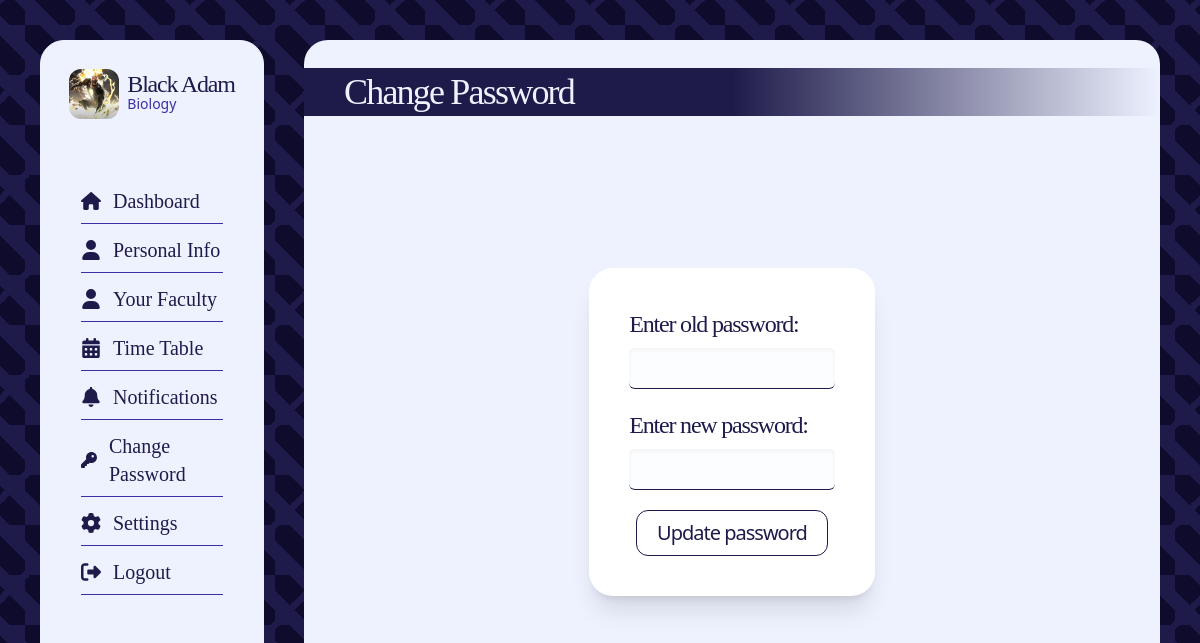
The page /dashboard/dash_change_pass (signed in) on the database its author committed.
### core/models.py (models this page shows, shortened)
class Students(models.Model):
    user = models.ForeignKey(User, on_delete=models.CASCADE)
    student_id = models.IntegerField()
    profile_img = models.ImageField(
        upload_to="profile_images", default="blank_profile_picture.jpg", null=True
    )
    address = models.CharField(max_length=100, default="")
    phone = models.IntegerField(default=0)
    course_id = models.ForeignKey(Courses, on_delete=models.CASCADE, null=True)
    father_name = models.CharField(max_length=30, default="")
    mother_name = models.CharField(max_length=30, default="")
    father_phone = models.IntegerField(default=0)
    mother_phone = models.IntegerField(default=0)
    dob = models.DateField(default=datetime.now)

class Courses(models.Model):
    course_name = models.CharField(max_length=100)
    course_id = models.IntegerField()

### core/views.py (the view, shortened to what this page needs)
@login_required(login_url="login")
def dash_change_pass(request):
    student = Students.objects.filter(user=request.user).first()
    return render(request, "dash_change_pass.html", {"user_profile": student})

### templates/dash_change_pass.html (shortened to what this page needs)
{% extends "dash_base.html" %} {% block content %}
<div
	class="bg-indigo-50 backdrop-blur-sm overflow-y-scroll pb-10 rounded-3xl w-full h-full flex flex-col text-indigo-50"
>
	<h1
		class="text-4xl font-light font-serif tracking-tighter text-indigo-50 my-7 px-10 py-1 w-full bg-gradient-to-r from-indigo-950 via-indigo-950 to-transparent"
	>
		Change Password
	</h1>
	<div class="sec-2 grow w-full grid place-items-center">
		<form
			action=""
			method="post"
			class="p-10 rounded-3xl shadow-xl bg-white text-indigo-950 flex flex-col gap-2 w-1/3"
		>
			<label
				for="old_password"
				class="text-2xl tracking-tighter font-serif"
				>Enter old password:
			</label>
			<input
				type="password"
				name="old_password"
				id="old_password"
				class="text-indigo-950/70 rounded-md mb-3 bg-indigo-100/10 shadow-inner border-b px-5 py-2 border-indigo-950"
			/>
			<label
				for="new_password"
				class="text-2xl tracking-tighter font-serif"
				>Enter new password:
			</label>
			<input
				type="password"
				name="new_password"
				id="new_password"
				class="text-indigo-950/70 rounded-md mb-3 bg-indigo-100/10 shadow-inner border-b px-5 py-2 border-indigo-950"
			/>
			<input
				type="submit"
				value="Update password"
				class="tracking-tighter font-medium hover:text-indigo-50 cursor-pointer hover:bg-indigo-950 text-xl px-5 py-2 border-indigo-950 border w-fit self-center rounded-xl"
			/>
		</form>
	</div>
</div>
{% endblock content %}

### templates/dash_base.html (shortened to what this page needs)
<!DOCTYPE html>
<html lang="en">
	<head>
		<script src="//cdn.tailwindcss.com"></script>
	</head>
	<body class="flex gap-10 h-screen p-10">
		<nav
			class="bg-indigo-50 backdrop-blur h-full rounded-3xl basis-1/5 border border-indigo-50 flex flex-col items-evenly"
		>
			<div
				class="profile py-2 rounded-xl flex justify-center gap-2 items-center mx-5 my-5 bg-indigo-50"
			>
				<div
					class="img bg-[url('{{user_profile.profile_img.url}}')] rounded-xl aspect-square h-[50px] bg-center bg-cover"
				></div>
				<h1
					class="text-2xl font-serif font-medium tracking-tighter text-indigo-950 leading-5"
				>
					{{user_profile.user.username}}
					<span
						class="block text-sm tracking-normal font-sans bg-indigo-50 text-indigo-800"
					>
						{{user_profile.course_id.course_name}}
					</span>
				</h1>
			</div>
			<div
				class="menu p-5 rounded-xl flex flex-col text-xl justify-center gap-3 items-center mx-5 my-5 bg-indigo-50 font-serif"
			>
				<a
					href="/dashboard/"
					class="flex gap-3 items-center border-b border-indigo-800 pb-2 w-full relative after:content-[''] after:absolute after:bottom-0 after:duration-700 text-indigo-950 hover:after:w-full after:h-1 after:bg-indigo-950 after:rounded-full after:left-0 after:w-0"
				>
					Dashboard</a
				>
				<a
					href="/dashboard/dash_personal_info"
					class="flex gap-3 items-center border-b border-indigo-800 pb-2 w-full relative after:content-[''] after:absolute after:bottom-0 after:duration-700 text-indigo-950 hover:after:w-full after:h-1 after:bg-indigo-950 after:rounded-full after:left-0 after:w-0"
				>
					<svg
						xmlns="http://www.w3.org/2000/svg"
						height="20"
						width="20"
						viewBox="0 0 448 512"
					>
						<path
							fill="#1E1B4B"
							d="M224 256A128 128 0 1 0 224 0a128 128 0 1 0 0 256zm-45.7 48C79.8 304 0 383.8 0 482.3C0 498.7 13.3 512 29.7 512H418.3c16.4 0 29.7-13.3 29.7-29.7C448 383.8 368.2 304 269.7 304H178.3z"
						/>
					</svg>
					Personal Info</a
				>
				<a
					href="/dashboard/dash_faculty"
					class="flex gap-3 items-center border-b border-indigo-800 pb-2 w-full relative after:content-[''] after:absolute after:bottom-0 after:duration-700 text-indigo-950 hover:after:w-full after:h-1 after:bg-indigo-950 after:rounded-full after:left-0 after:w-0"
				>
					<svg
						xmlns="http://www.w3.org/2000/svg"
						height="20"
						width="20"
						viewBox="0 0 448 512"
					>
						<path
							fill="#1E1B4B"
							d="M224 256A128 128 0 1 0 224 0a128 128 0 1 0 0 256zm-45.7 48C79.8 304 0 383.8 0 482.3C0 498.7 13.3 512 29.7 512H418.3c16.4 0 29.7-13.3 29.7-29.7C448 383.8 368.2 304 269.7 304H178.3z"
						/>
					</svg>
					Your Faculty</a
				>
				<a
					href="/dashboard/dash_time_table"
					class="flex gap-3 items-center border-b border-indigo-800 pb-2 w-full relative after:content-[''] after:absolute after:bottom-0 after:duration-700 text-indigo-950 hover:after:w-full after:h-1 after:bg-indigo-950 after:rounded-full after:left-0 after:w-0"
				>
					Time Table</a
				>
				<a
					href="/dashboard/dash_notification"
					class="flex gap-3 items-center border-b border-indigo-800 pb-2 w-full relative after:content-[''] after:absolute after:bottom-0 after:duration-700 text-indigo-950 hover:after:w-full after:h-1 after:bg-indigo-950 after:rounded-full after:left-0 after:w-0"
				>
					Notifications</a
				>
				<a
					href="/dashboard/dash_change_pass"
					class="flex gap-3 items-center border-b border-indigo-800 pb-2 w-full relative after:content-[''] after:absolute after:bottom-0 after:duration-700 text-indigo-950 hover:after:w-full after:h-1 after:bg-indigo-950 after:rounded-full after:left-0 after:w-0"
				>
					Change Password</a
				>
				<a
					href="/student_settings/"
					class="flex gap-3 items-center border-b border-indigo-800 pb-2 w-full relative after:content-[''] after:absolute after:bottom-0 after:duration-700 text-indigo-950 hover:after:w-full after:h-1 after:bg-indigo-950 after:rounded-full after:left-0 after:w-0"
				>
					Settings</a
				>
				<a
					href="/logout/"
					class="flex gap-3 items-center border-b border-indigo-800 pb-2 w-full relative after:content-[''] after:absolute after:bottom-0 after:duration-700 text-indigo-950 hover:after:w-full after:h-1 after:bg-indigo-950 after:rounded-full after:left-0 after:w-0"
					>
					Logout
				</a>
			</div>
		</nav>
		<div class="right-sec h-full flex-1">
			{% block content %} {% endblock content %}
		</div>
	</body>
</html>

### rows shown on the page
Students: profile_img (picture), user.username "Black Adam", course_id.course_name "Biology"
